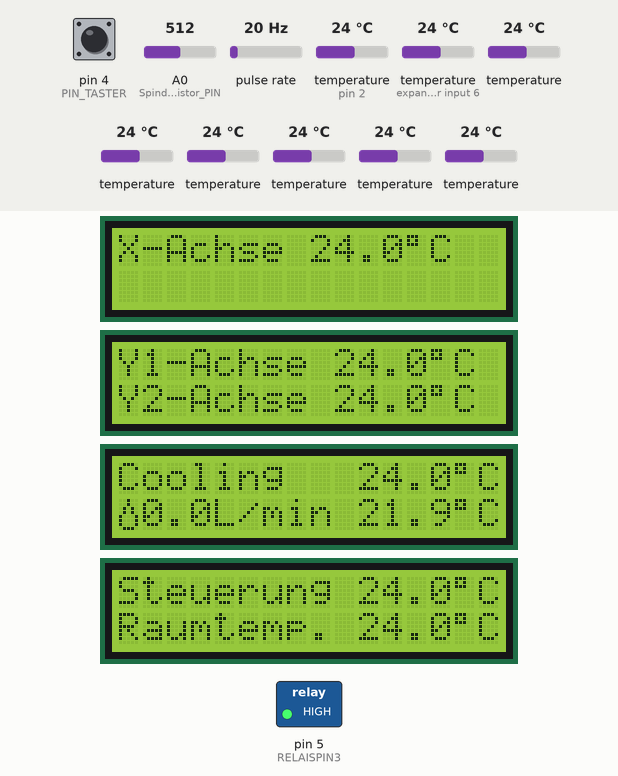
A sketch run on a simulated Arduino Uno, built with avr-gcc and run on an emulated ATmega328P. Parts: 4 × 16×2 character LCD, switched loads named in the sketch (green lamp = pin HIGH). Wiring (inferred from the names in the program): pulse sensor: data pin 3. The test bench sets the inputs (shaded band); at power-on: temperature (sensors on expander input 6, pin 2) 24 °C, temperature 24 °C, A0 (SpindelRuecklauf_Thermistor_PIN) = 512, pin 4 (PIN_TASTER) HIGH, pulse rate 20 Hz. What the sketch prints to the serial monitor is not drawn.

Above: at 1.4 s.
1.5 s: temperature (sensor on expander input 6) set to 7 °C
At 3.4 s:
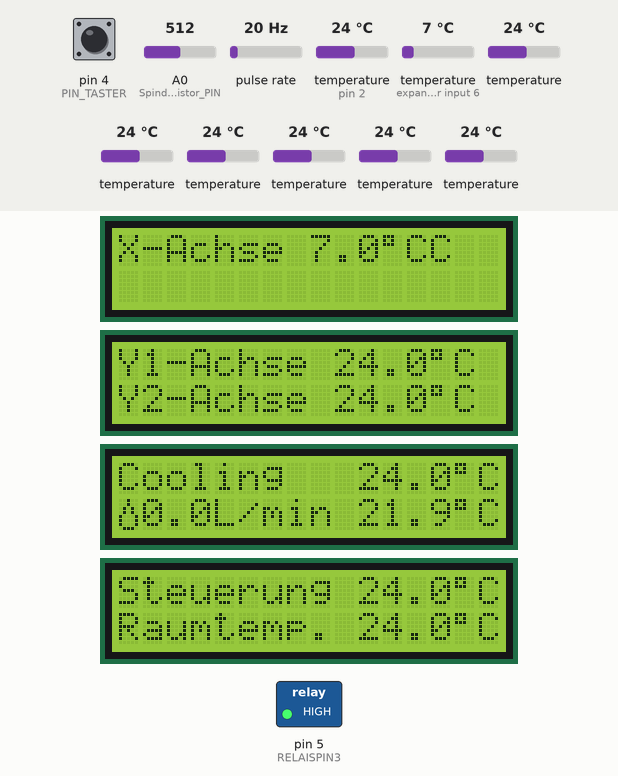
3.7 s: temperature (sensor 202) set to 7 °C
At 5.3 s:
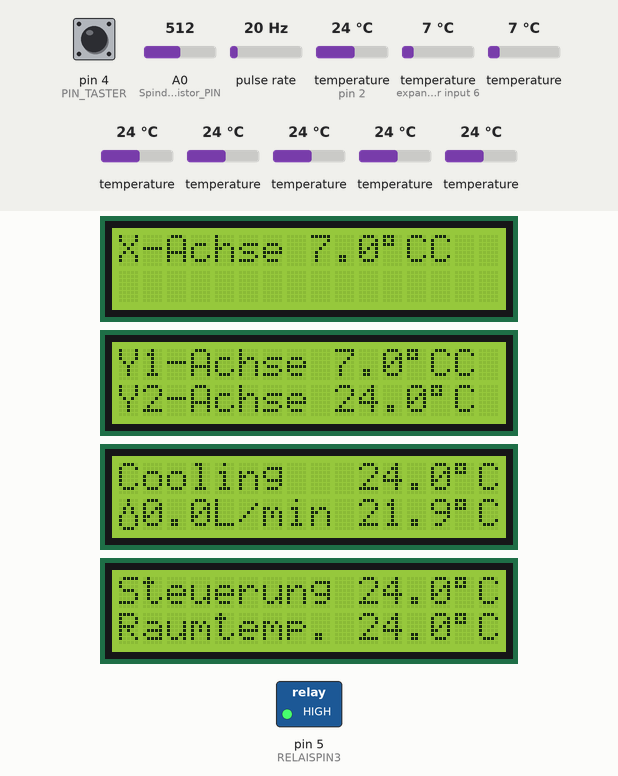
8.2 s: temperature (sensor 302) set to 7 °C
At 11.1 s:
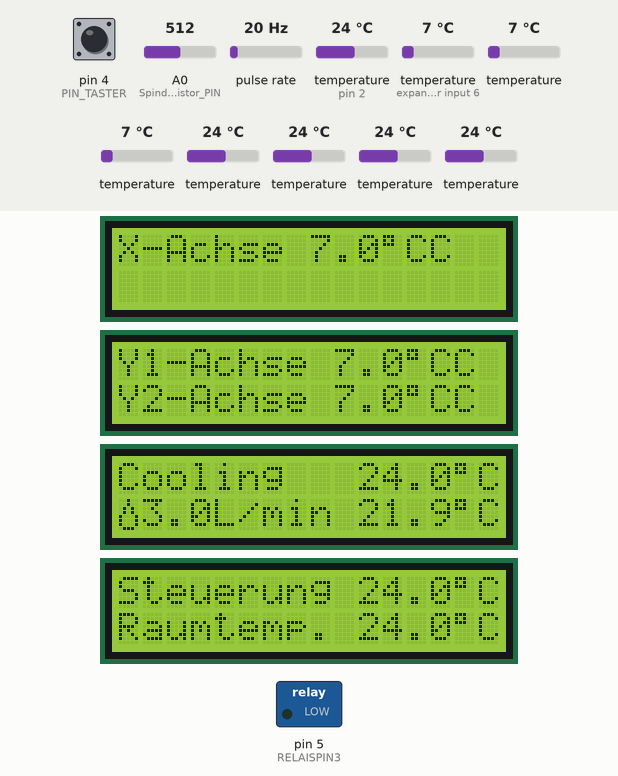
11.9 s: A0 (SpindelRuecklauf_Thermistor_PIN) set to 644
At 13.4 s:
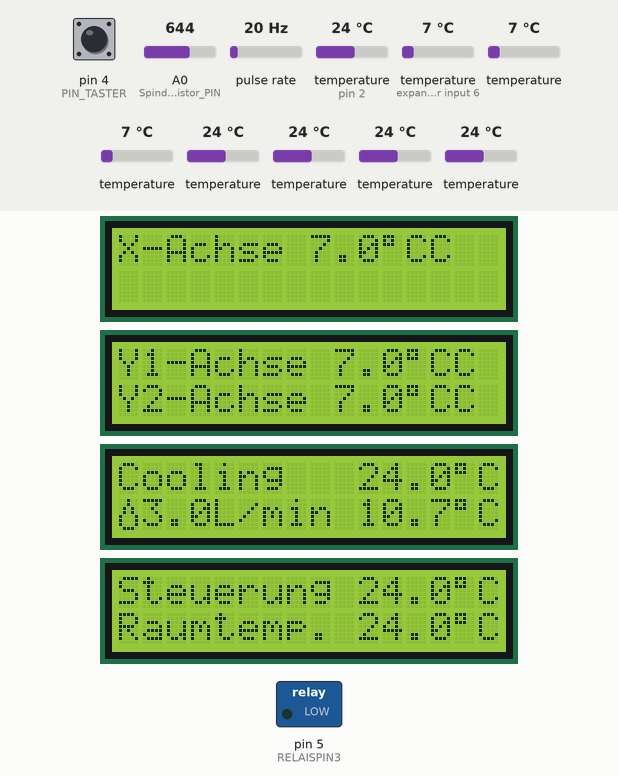
14.3 s: A0 (SpindelRuecklauf_Thermistor_PIN) set to 666
At 15.6 s:
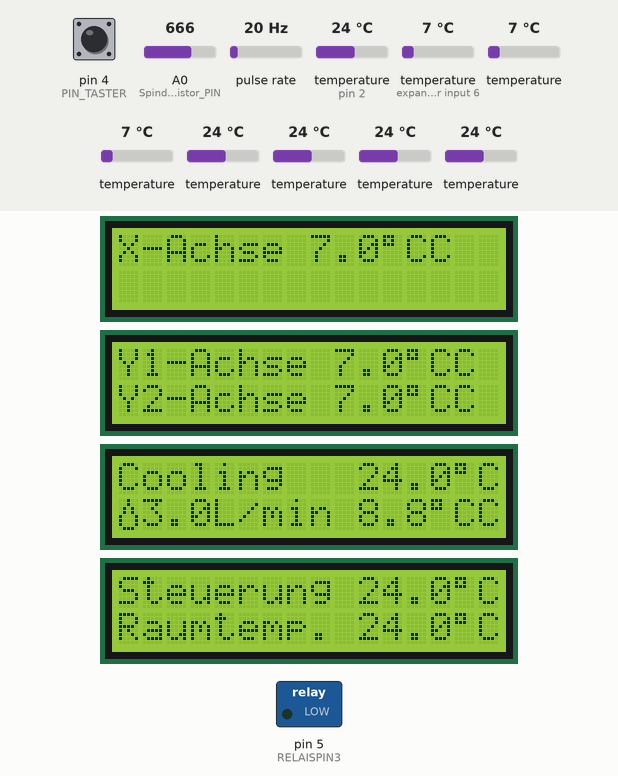
16.6 s: temperature (sensor 602) set to 7 °C
At 17.7 s:
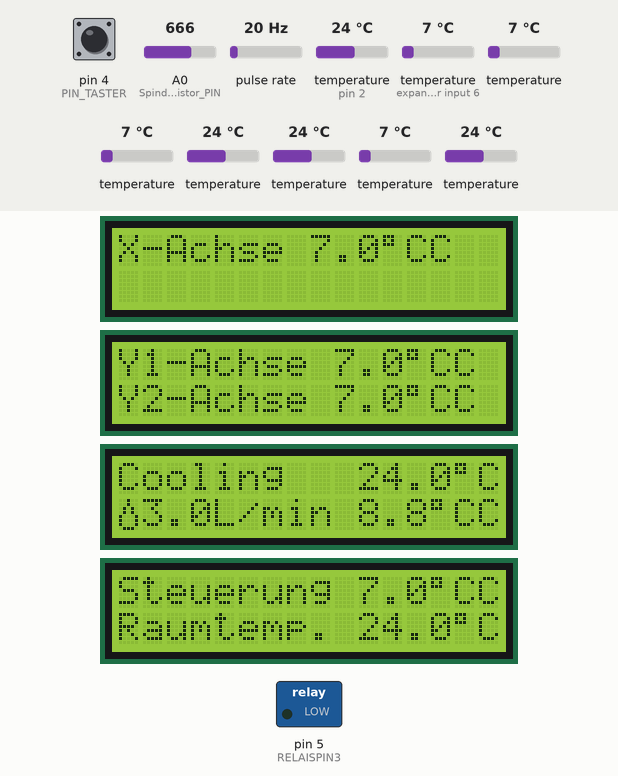
Timing chart, 0 to 19.6 s (numbered marks = the images above; inputs shaded):
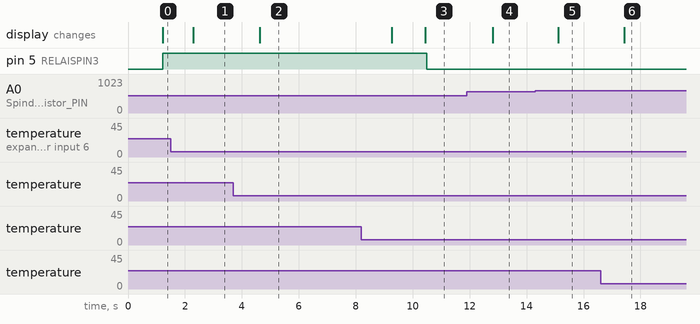

The sketch:

_Fraesmaschine_Programm_Arduino_Temperat_copy_20230705171056.ino
```cpp
#include <Wire.h>               // Wire Bibliothek hochladen
#include <LiquidCrystal_I2C.h>  // Vorher hinzugefügte LiquidCrystal_I2C Bibliothek hochladen
#include <DallasTemperature.h>
#include <NTC_Thermistor.h>
#include "custom_chars.h"

LiquidCrystal_I2C lcd1(0x27, 16, 2);  //Hier wird das erste Display benannt (Adresse/Zeichen pro Zeile/Anzahl Zeilen). In unserem Fall „lcd1“. Die Adresse des I²C Displays kann je nach Modul variieren.
LiquidCrystal_I2C lcd2(0x26, 16, 2);  //Hier wird das zweite LCD benannt, hier "lcd2".
LiquidCrystal_I2C lcd3(0x25, 16, 2);
LiquidCrystal_I2C lcd4(0x24, 16, 2);

// Temperaturesensoren über Bus auf Pin 2
OneWire bus(2);
DallasTemperature sensors(&bus);


//Adressen Temp Sensoren
DeviceAddress ZAchse = { 0x28, 0xCC, 0x93, 0x6E, 0x61, 0x22, 0x07, 0x5D };
DeviceAddress XAchse = { 0x28, 0x0B, 0x2E, 0x8F, 0x54, 0x22, 0x08, 0x88 };
DeviceAddress Y1Achse = { 0x28, 0xEB, 0x2A, 0x94, 0x54, 0x22, 0x08, 0x12 };
DeviceAddress Y2Achse = { 0x28, 0x8A, 0x7C, 0x8F, 0x54, 0x22, 0x08, 0x43 };
DeviceAddress Spindel = { 0x28, 0x80, 0x99, 0x9B, 0x54, 0x22, 0x09, 0xEC };
DeviceAddress Wasser = { 0x28, 0x56, 0x08, 0x85, 0x54, 0x22, 0x09, 0xCD };
DeviceAddress Steuerung = { 0x28, 0x63, 0x26, 0x52, 0x53, 0x22, 0x09, 0x6C };
DeviceAddress Raumtemp = { 0x28, 0x8C, 0x1A, 0x6A, 0x61, 0x22, 0x07, 0x1E };

// Relais auf Digitalem Ausgang Pin Nummer 5
int RELAISPIN3 = 05;
byte RELAIS = LOW;

// Taster
int PIN_TASTER = 04;
bool tasterGedrueckt = false;
int tasterMaximalWert = 20 * 1000;  // maximal Wert in Millisekunden
unsigned long tasterTimestamp;

// Flow Sensor
int PIN_FLOW_SENSOR = 03;
const float PULSES_PER_LITER = 6.6;  //from datasheet of sensor
unsigned long pulseCount = 0;
unsigned long lastPulseTime = 0;
float flowRate = 0.0;
float min_flow_rate = 0.5;  // liter pro minute

int SpindelRuecklauf_Thermistor_PIN = A0;
double SpindelRuecklauf_Thermistor_Referenzwiderstand = 57300;
double SpindelRuecklauf_Thermistor_Nominalwiderstand = 50000;
double SpindelRuecklauf_Thermistor_Nominaltemperatur = 25;
double SpindelRuecklauf_Thermistor_BWert = 3950;
Thermistor* SpindelRuecklauf_Thermistor;

// max. Temperaturen der Motoren/Bauteile
float Z_Achse_Maximal_Temp = 75;
float X_Achse_Maximal_Temp = 75;
float Y1_Achse_Maximal_Temp = 75;
float Y2_Achse_Maximal_Temp = 75;
float Spindel_Maximal_Temp = 35;
float Wasser_Maximal_Temp = 33;
float Steuerung_Maximal_Temp = 30;
float Raumtemp_Maximal_Temp = 30;
double SpindelRuecklauf_Thermistor_Maximal_Temp = 25;

//Fehler Temperatusensoren
float Senosr_Bus_oder_GND__nicht_angeschlossen = -127;
float Senosr_plus5V_nicht_angeschlossen = 85;

// Zusätzliche Informationen auf Serial Monitor ausgeben
bool printConfigInfo = true;
bool printAllInfo = false;
bool printTempInfo = false;
bool printTasterInfo = false;
bool printSensorAddressInfo = false;
bool printFlowSensorInfo = true;
bool printRelaisInfo = false;
bool printRelaisTriggerInfo = true;


void setup() {
  lcd1.init();  //Im Setup wird das LCD1 gestartet
  lcd2.init();  //Im Setup wird das LCD2 gestartet
  lcd3.init();
  lcd4.init();
  lcd1.backlight();  //Hintergrundbeleuchtung von LCD1 einschalten (0 schaltet die Beleuchtung aus).
  lcd2.backlight();  //Hintergrundbeleuchtung von LCD2 einschalten (0 schaltet die Beleuchtung aus).
  lcd3.backlight();
  lcd4.backlight();
  Serial.begin(9600);
  Serial.println("Starting program");
  pinMode(RELAISPIN3, OUTPUT);
  pinMode(PIN_TASTER, INPUT_PULLUP);
  pinMode(PIN_FLOW_SENSOR, INPUT_PULLUP);
  attachInterrupt(digitalPinToInterrupt(PIN_FLOW_SENSOR), countPulse, RISING);
  printConfigurationInformation("RelaisPin: " + String(RELAISPIN3));
  printConfigurationInformation("FlowPin: " + String(PIN_FLOW_SENSOR));
  printConfigurationInformation("TasterPin: " + String(PIN_TASTER));

  // custom chars
  lcd3.createChar(0, waterDrop);
  lastPulseTime = millis(); // set this to have correct flowRate from start

  // setup thermistor
  SpindelRuecklauf_Thermistor = new NTC_Thermistor(
    SpindelRuecklauf_Thermistor_PIN,
    SpindelRuecklauf_Thermistor_Referenzwiderstand,
    SpindelRuecklauf_Thermistor_Nominalwiderstand,
    SpindelRuecklauf_Thermistor_Nominaltemperatur,
    SpindelRuecklauf_Thermistor_BWert
  );

}

String getTempString(DeviceAddress address) {
  float TempY1Achse = sensors.getTempC(Y1Achse);

}

void printTemperaturOnLCD(String name, float temperature, LiquidCrystal_I2C* lcd, int row) {
  if(temperature >= 0){
    String outputValue = name + " " + String(temperature, 1) + "\337C";
    lcd->setCursor(0, row);
    lcd->print(outputValue);
    printTempInformation(outputValue);
  }
}

void looplcd() {
  sensors.requestTemperatures();
  float TempZAchse = sensors.getTempC(ZAchse);
  float TempXAchse = sensors.getTempC(XAchse);
  float TempY1Achse = sensors.getTempC(Y1Achse);
  float TempY2Achse = sensors.getTempC(Y2Achse);
  float TempSpindel = sensors.getTempC(Spindel);
  float TempKuehlwasser = sensors.getTempC(Wasser);
  float TempSteuerung = sensors.getTempC(Steuerung);
  float TempRaumtemp = sensors.getTempC(Raumtemp);
  double TempSpindelRuecklauf_ThermistorTemp = SpindelRuecklauf_Thermistor->readCelsius();

  unsigned long now = millis();
  unsigned long pulseDuration = now - lastPulseTime;
  if (pulseDuration > 10000) {
    // Calculate the flow rate in liters per minute
    flowRate = (pulseCount / (PULSES_PER_LITER * 10)) * (10000.0 / pulseDuration);
    printFlowInformation("Flow rate: " + String(flowRate) + " L/min");
    lastPulseTime = now;
    pulseCount = 0;
  }

  String z_achse_temp_string = " " + String(TempZAchse, 1) + "\337C";
  printTemperaturOnLCD("X-Achse", TempXAchse, &lcd1, 0);
  printTemperaturOnLCD("Y1-Achse", TempY1Achse, &lcd2, 0);
  printTemperaturOnLCD("Y2-Achse", TempY2Achse, &lcd2, 1);
  printTemperaturOnLCD("Cooling  ", TempKuehlwasser, &lcd3, 0);

  String wasser_flow_value = String(flowRate, 1) + "L/min " + String(TempSpindelRuecklauf_ThermistorTemp, 1) + "\337C";
  lcd3.setCursor(0, 1);
  lcd3.write(byte(0));
  lcd3.setCursor(1, 1);
  lcd3.print(wasser_flow_value);

  printTemperaturOnLCD("Steuerung", TempSteuerung, &lcd4, 0);
  printTemperaturOnLCD("Raumtemp.", TempRaumtemp, &lcd4, 1);

  bool tasterGedrueckt = digitalRead(PIN_TASTER) == 0;  //mario
  printTasterInformation("Zustand Taster: " + String(tasterGedrueckt));  //mario

  byte RELAISVALUE;

  if (tasterGedrueckt && tasterTimestamp == NULL) {
    printTasterInformation("Taster gedrückt");
    tasterTimestamp = millis();
  }

  // wenn eine der Temparaturen zu hoch -> Relais HIGH
  // TODO: wenn Taster gedrückt dann -> Relais LOW für 60 sec
  if (shouldRelaisTriggerTemp(TempY1Achse, Y1_Achse_Maximal_Temp, "Y1-Achse") ||
      shouldRelaisTriggerTemp(TempY2Achse, Y2_Achse_Maximal_Temp, "Y2-Achse") ||
      shouldRelaisTriggerTemp(TempKuehlwasser, Wasser_Maximal_Temp, "Wasser") ||
      shouldRelaisTriggerTemp(TempSteuerung, Steuerung_Maximal_Temp, "Steuerung") ||
      shouldRelaisTriggerTemp(TempRaumtemp, Raumtemp_Maximal_Temp, "Raumtemp") ||
      shouldRelaisTriggerTemp(TempSpindelRuecklauf_ThermistorTemp, SpindelRuecklauf_Thermistor_Maximal_Temp, "SpindelRuecklauf") ||
      shouldRelaisTriggerFlow(flowRate, min_flow_rate)) {
    RELAISVALUE = HIGH;
  } else {
    RELAISVALUE = LOW;
  }

  if (tasterTimestamp != NULL && (millis() - tasterTimestamp < tasterMaximalWert)) {
    unsigned long wert = millis() - tasterTimestamp;
    printTasterInformation("Taster war gedrückt - " + String(wert));
    RELAISVALUE = LOW;
  } else if (tasterTimestamp != NULL && (millis() - tasterTimestamp > tasterMaximalWert)) {
    tasterGedrueckt = false;
    tasterTimestamp = NULL;
  }

  printRelaisInformation("RELAISVALUE" + String(RELAISVALUE));

  if (RELAIS != RELAISVALUE) {
    printRelaisInformation(String(RELAIS));
    printRelaisInformation(String(RELAISVALUE));
    RELAIS = RELAISVALUE;
    digitalWrite(RELAISPIN3, RELAIS);
  }
}

bool shouldRelaisTriggerTemp(float sensorValue, float sensorMaxTemp, String triggerReason) {
  if (sensorValue >= sensorMaxTemp || sensorValue >= Senosr_plus5V_nicht_angeschlossen) {
    printRelaisTriggerInformation(triggerReason + " triggered the relais");
    return true;
  } else {
    return false;
  }
}

bool shouldRelaisTriggerFlow(float flowRate, float minFlowRate) {
  if (flowRate < minFlowRate) {
    printRelaisTriggerInformation("Flow sensor triggered the relais");
    printFlowInformation("FlowSensor triggered");
    return true;
  }else {
    return false;
  }
}

void printAddress(DeviceAddress addr) {
  String address = "";
  for (int i = 0; i < 8; i++) {
    if (i != 0) Serial.print(':');
    if (addr[i] < 0x10) Serial.print('0');
    Serial.print(addr[i], HEX);
  }
}

void loop() {
  looplcd();
  if (printAllInfo || printSensorAddressInfo) {
    // Start the temperature measurement on all sensors and wait for it
    sensors.requestTemperatures();
    int index = 0;
    DeviceAddress addr;

    while (sensors.getAddress(addr, index)) {
      printSensorAddressInformation("Sensor " + String(index) + " - Address: ");
      if(printSensorAddressInfo){
        printAddress(addr);
      }
      // Next index
      index++;
    }
  }

  delay(200);
}

void printConfigurationInformation(String string) {
  if(printAllInfo || printConfigInfo){
    Serial.println(string);
  }
}

void printRelaisInformation(String string) {
  if(printAllInfo || printRelaisInfo){
    Serial.println(string);
  }
}

void printRelaisTriggerInformation(String string) {
  if(printAllInfo || printRelaisTriggerInfo){
    Serial.println(string);
  }
}

void printTasterInformation(String string){
  if(printAllInfo || printTasterInfo){
    Serial.println(string);
  }
}

void printTempInformation(String string){
  if(printAllInfo || printTempInfo){
    Serial.println(string);
  }
}

void printFlowInformation(String string){
    if(printAllInfo || printFlowSensorInfo){
    Serial.println(string);
  }
}

void printSensorAddressInformation(String string){
  if(printAllInfo || printSensorAddressInfo){
    Serial.println(string);
  }
}

void countPulse() {
  // Increment the pulse count when a pulse is detected
  pulseCount++;
}
```

custom_chars.h
```cpp
byte waterDrop[8] = {
	0b00100,
	0b00100,
	0b01010,
	0b01010,
	0b10001,
	0b10001,
	0b10001,
	0b01110
};
```

Measured:
- the behaviour switches between 652 and 653 on A0 (SpindelRuecklauf_Thermistor_PIN) (found by bisection; images 4 and 5)
- after the input at 1.5 s, the display: changes after 0.79 s (image 1)
- after the input at 3.7 s, the display: changes after 0.92 s (image 2)
- after the input at 8.2 s, the display: first changes after 1.1 s (image 3 shows a later state)
- after the input at 11.9 s, the display: changes after 0.90 s (image 4)
- after the input at 14.3 s, the display: changes after 0.82 s (image 5)
- after the input at 16.6 s, the display: changes after 0.83 s (image 6)
